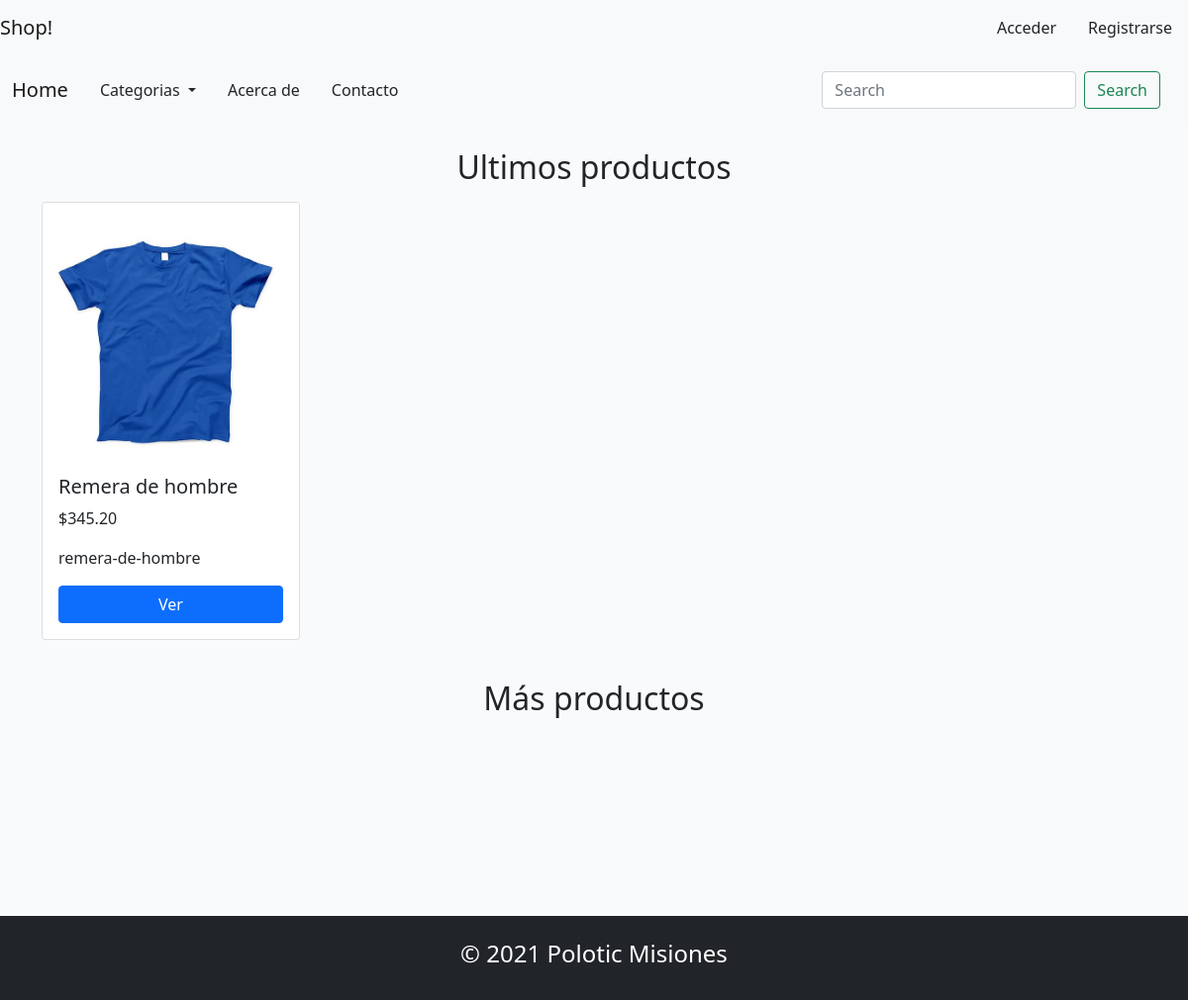
Before: / with the older database file.
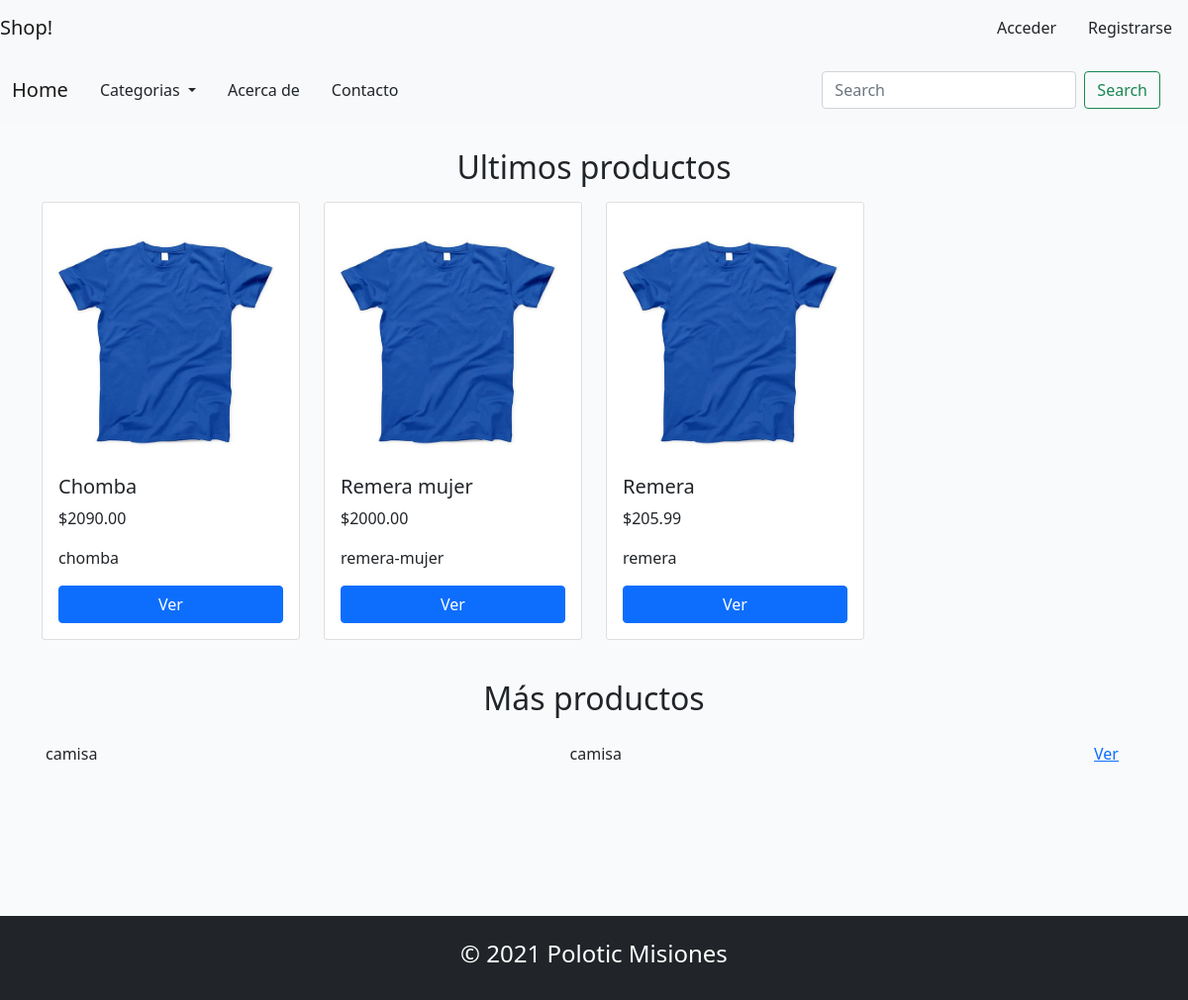
After: the same page with the newer database file.
### products/models.py (models this page shows, shortened)
class Product(models.Model):
    titulo = models.CharField(max_length=50)
    descripcion = models.TextField()
    imagen = models.ImageField(upload_to='products/', null =False, blank=False)
    precio = models.DecimalField(max_digits=8, decimal_places=2)
    categoria = models.ForeignKey(Category, on_delete=models.CASCADE, related_name='categoria')
    slug = models.SlugField(null=False,blank=False, unique= True)
    created_at = models.DateTimeField(auto_now_add=True)

### products/views.py (the view)
# urls.py: path('', ProductIndexListView.as_view(), name="home"),
class ProductIndexListView(ListView):
    template_name = 'index.html'
    queryset = Product.objects.all()
    def get_context_data(self, **kwargs):
        context = super().get_context_data(**kwargs)
        context['products'] = Product.objects.all().order_by('-created_at')[3:10]
        context['last_products'] = Product.objects.all().order_by('-created_at')[:3]
        return context

### categories/views.py (called while the page is built)
def dropdownCategory(request):
    categorias = Category.objects.all()
    return {
        'categorias': categorias
    }

### ecommerce/templates/index.html
{% extends 'base.html' %} {% block content %}
<div class="row">
    <div class="col-12 my-3">
        <div class="d-flex justify-content-center py-2">
            <h2>Ultimos productos</h2>
        </div>
        <div class="row last-products">
            {% for producto in last_products %}
                {% include 'cardProduct.html' with producto=producto %}
            {% endfor %}
        </div>
    </div>
</div>
<div class="row">
    <div class="col-12 my-3">
        <div class="d-flex justify-content-center py-2">
            <h2>Más productos</h2>
        </div>
        <div class="row more-products">
            {% for producto in products %}
              <div class="row w-100">
                <div class="col-12 p-2 d-flex justify-content-between">
                    <div class="px-2">
                        {{producto.titulo}}
                    </div>
                    <div class="px-2">
                        {{producto.descripcion}}
                    </div>
                    <a href="{% url 'productos:producto' producto.slug %}" class="px-2">Ver</a>
                </div>
              </div>
            {% endfor %}
        </div>
    </div>
</div>
{% endblock %}

### ecommerce/templates/base.html (shortened to what this page needs)
{% load static %}
<!DOCTYPE html>
<html lang="en">
  <head>
    <link rel="stylesheet" href="{% static 'css/styles.css' %}" />
    <link href="https://cdn.jsdelivr.net/npm/bootstrap@5.0.1/dist/css/bootstrap.min.css" rel="stylesheet">
  </head>
  <body>
    {% include 'navbar/navbar.html' %}
    <div class="container">
      {% include 'messages.html' %} {% block content %} {% endblock content %}
    </div>
    {% include 'footer.html' %}
  </body>
</html>

### ecommerce/templates/navbar/navbar.html
<header>
    {% include 'navbar/cabecera.html' %}
    {% include 'navbar/menu.html' %}
</header>

### ecommerce/templates/navbar/cabecera.html (shortened to what this page needs)
<nav class="navbar navbar-light bg-light sticky-top d-flex justify-content-md-between justify-content-center">
    <div class="brand">
        <a href="{%url 'home'%}" class="navbar-brand">Shop!</a>
    </div>
    <div class="elements-cabecera d-flex">
        {% if user.is_authenticated == False %}
            <span class="nav-item">
                <a href="{%url 'login'%}" class="nav-link text-dark">Acceder</a>
            </span>
            <span class="nav-item">
                <a href="{%url 'register'%}" class="nav-link text-dark">Registrarse</a>
            </span>
        {% endif %}
    </div>
</nav>

### ecommerce/templates/navbar/menu.html (shortened to what this page needs)
<nav class="navbar navbar-expand-lg navbar-light bg-light">
  <div class="container-fluid">
    <a class="navbar-brand" href="{%url 'home' %}">Home</a>
    <div class="collapse navbar-collapse d-lg-flex justify-content-lg-between" id="navbarMenu">
        <div class="left-nav d-lg-flex">
            {% include 'categorias/dropdownCategory.html' %}
            <span class="nav-item text-center">
              <a href="{% url 'about' %}" class="nav-link text-dark">Acerca de</a>
            </span>
            <span class="nav-item text-center">
              <a href="mailto:carlos.agustin.diaz1998@gmail.com" class="nav-link text-dark">Contacto</a>
            </span>
        </div>
        <div class="nav-item nav-link text-dark">
            <form class="d-flex" action="{% url 'productos:search' %}">
                <input class="form-control me-2" name="search" type="search" placeholder="Search" aria-label="Search">
                <button class="btn btn-outline-success" type="submit">Search</button>
            </form>
        </div>
    </div>
  </div>
</nav>

### ecommerce/templates/categorias/dropdownCategory.html (shortened to what this page needs)
<div class="nav-item dropdown text-center">
    <span class="nav-link text-dark dropdown-toggle" href="/" id="navbarDropdown" role="button" data-bs-toggle="dropdown" aria-expanded="false">
      Categorias
    </span>
</div>

### ecommerce/templates/cardProduct.html
<div class="col-12 col-sm-6 col-md-4 col-lg-3">
    <div class="card">
        <img src="{{producto.imagen.url}}" class="card-img-top" alt="{{producto.titulo}}">
        <div class="card-body">
            <h5 class="card-title">{{producto.titulo}}</h5>
            <p class="card-text">${{producto.precio}}</p>
            <p>{{producto.slug}}</p>
            <a href="{% url 'productos:producto' producto.slug %}" class="btn btn-primary align-middle w-100">
                Ver
            </a>
        </div>
    </div>
</div>

### ecommerce/templates/footer.html
<footer class="w-100 bg-dark p-4 text-center">
    <h4 class="text-white">© 2021 Polotic Misiones</h4>
</footer>

### ecommerce/static/css/styles.css (style rules this page uses)
body { background-color: #f9fafb !important; }
.container { min-height: 100vh; }
.nav-link, .nav-item { color: black !important; }

Changed rows visible on the page:
removed Product: imagen (picture), titulo "Remera de hombre", precio "345.20", slug "remera-de-hombre", shown under "Ultimos productos"
added Product: imagen (picture), titulo "Chomba", precio "2090.00", slug "chomba", shown under "Ultimos productos"
added Product: imagen (picture), titulo "Remera mujer", precio "2000.00", slug "remera-mujer", shown under "Ultimos productos"
added Product: imagen (picture), titulo "Remera", precio "205.99", slug "remera", shown under "Ultimos productos"
added Product: titulo "camisa", descripcion "camisa", shown under "Más productos"
